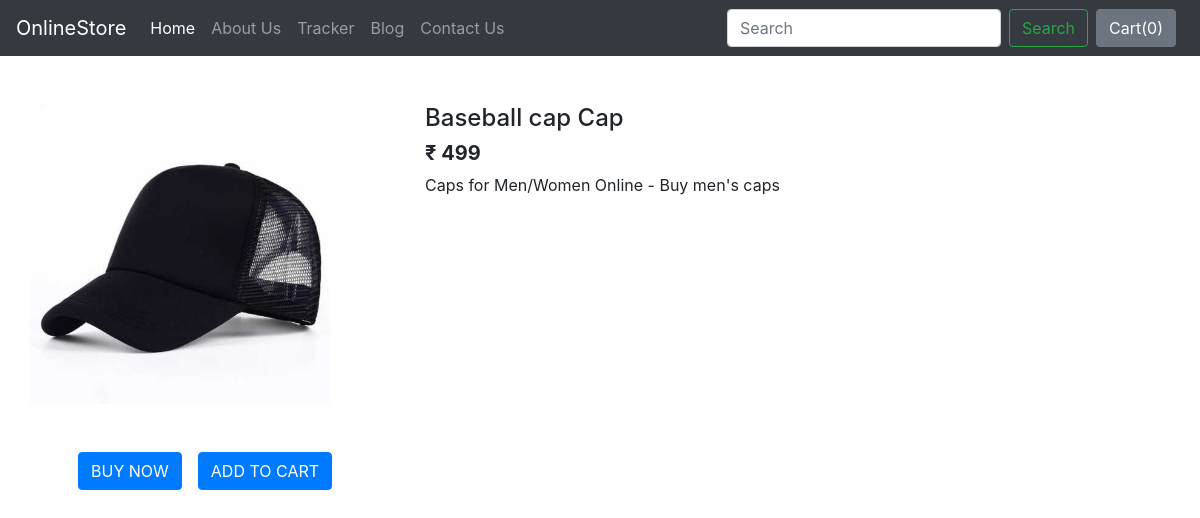
/shop/products/34, run on the app's committed database.
### shop/models.py (models this page shows)
class Product(models.Model):
    product_id = models.AutoField
    product_name = models.CharField(max_length=50)
    category = models.CharField(
        max_length = 20,
        choices = Category_Choices,
        default = ''
        )
    subcategory = models.CharField(max_length=50 , default="")
    price = models.IntegerField(default=0)
    image = models.ImageField(upload_to='shop/images' , default="")
    desc = models.CharField(max_length=300)
    publish_date = models.DateField()
    def __str__(self):
      return self.product_name

### shop/views.py (the view)
# urls.py: path('products/<int:myid>', views.productview, name='ProductView'),
def productview(request , myid):
    product = Product.objects.filter(id=myid)
    print(product)
    return render(request, 'shop/prodview.html' , {'product':product[0]})

### shop/templates/shop/prodview.html (shortened to what this page needs)
{% extends 'shop/basics.html' %}
{% block body %}
    <div class="container">
        <div class="row">
        <div class="col-md-4 my-5">
          <div class="row">
               <img src="/media/{{product.image}}" width="300px" height="auto">
          </div>
            <div class="row py-5">
                <button class="btn btn-primary buynow ml-5 ">BUY NOW</button>
                <button class="btn btn-primary buynow ml-3">ADD TO CART</button>
            </div>
      </div>
        <div class="col-md-8 my-5">
            <h4>{{product.product_name}}</h4>
            <h5><b>₹ {{product.price}}</b></h5>
            <p>{{product.desc}}</p>
        </div>
             </div>
    </div>
{% endblock %}

### data on the page
Product: image (picture), product_name "Baseball cap Cap", price "499", desc "Caps for Men/Women Online - Buy men's caps"
